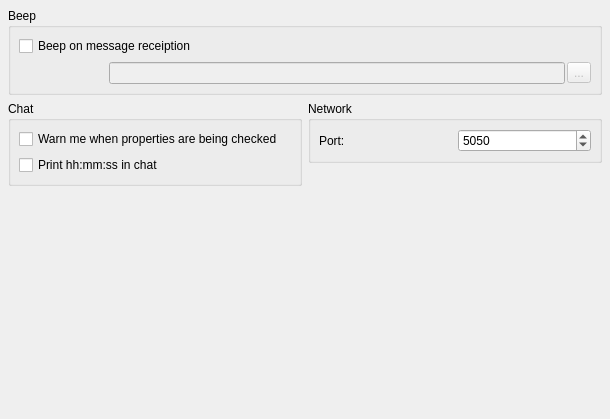
<ui version="4.0" >
 <author></author>
 <comment></comment>
 <exportmacro></exportmacro>
 <class>RzxChatPropUI</class>
 <widget class="QWidget" name="RzxChatPropUI" >
  <property name="geometry" >
   <rect>
    <x>0</x>
    <y>0</y>
    <width>610</width>
    <height>419</height>
   </rect>
  </property>
  <property name="windowTitle" >
   <string>Form</string>
  </property>
  <layout class="QGridLayout" >
   <property name="margin" >
    <number>8</number>
   </property>
   <property name="spacing" >
    <number>6</number>
   </property>
   <item row="0" column="0" colspan="2" >
    <widget class="QGroupBox" name="groupBeep" >
     <property name="title" >
      <string>Beep</string>
     </property>
     <layout class="QGridLayout" >
      <property name="margin" >
       <number>8</number>
      </property>
      <property name="spacing" >
       <number>6</number>
      </property>
      <item row="0" column="0" >
       <widget class="QCheckBox" name="chkBeep" >
        <property name="whatsThis" >
         <string>&lt;h3>Beep on message&lt;/h3>&lt;p>Check this if you want qRezix to play a sound when you receive en message&lt;/p></string>
        </property>
        <property name="text" >
         <string>Beep on message receiption</string>
        </property>
       </widget>
      </item>
      <item row="1" column="0" >
       <layout class="QHBoxLayout" >
        <property name="margin" >
         <number>0</number>
        </property>
        <property name="spacing" >
         <number>2</number>
        </property>
        <item>
         <spacer>
          <property name="orientation" >
           <enum>Qt::Horizontal</enum>
          </property>
          <property name="sizeType" >
           <enum>QSizePolicy::Preferred</enum>
          </property>
          <property name="sizeHint" >
           <size>
            <width>90</width>
            <height>10</height>
           </size>
          </property>
         </spacer>
        </item>
        <item>
         <widget class="QLineEdit" name="beepSound" >
          <property name="enabled" >
           <bool>false</bool>
          </property>
          <property name="whatsThis" >
           <string>&lt;h3>Beep on message&lt;/h3>&lt;p>Select the sound to play when you receive a new message&lt;/p></string>
          </property>
         </widget>
        </item>
        <item>
         <widget class="QToolButton" name="btnBeepBrowse" >
          <property name="enabled" >
           <bool>false</bool>
          </property>
          <property name="text" >
           <string>...</string>
          </property>
          <property name="autoRaise" >
           <bool>false</bool>
          </property>
         </widget>
        </item>
       </layout>
      </item>
     </layout>
    </widget>
   </item>
   <item row="1" column="1" >
    <widget class="QGroupBox" name="groupNetwork" >
     <property name="title" >
      <string>Network</string>
     </property>
     <layout class="QGridLayout" >
      <property name="margin" >
       <number>8</number>
      </property>
      <property name="spacing" >
       <number>6</number>
      </property>
      <item row="0" column="1" >
       <widget class="QSpinBox" name="chat_port" >
        <property name="toolTip" >
         <string>&lt;h3>Peer2peer port&lt;/h3>&lt;p>Define the port of the chat&lt;/p>&lt;p>You shouldn't have to modify this value&lt;/p></string>
        </property>
        <property name="maximum" >
         <number>32768</number>
        </property>
        <property name="value" >
         <number>5050</number>
        </property>
       </widget>
      </item>
      <item row="0" column="0" >
       <widget class="QLabel" name="lblServerport" >
        <property name="text" >
         <string>Port:</string>
        </property>
        <property name="textFormat" >
         <enum>Qt::PlainText</enum>
        </property>
        <property name="buddy" >
         <cstring>chat_port</cstring>
        </property>
       </widget>
      </item>
     </layout>
    </widget>
   </item>
   <item row="3" column="0" >
    <spacer>
     <property name="orientation" >
      <enum>Qt::Vertical</enum>
     </property>
     <property name="sizeHint" >
      <size>
       <width>221</width>
       <height>198</height>
      </size>
     </property>
    </spacer>
   </item>
   <item rowspan="2" row="1" column="0" >
    <widget class="QGroupBox" name="groupChat" >
     <property name="title" >
      <string>Chat</string>
     </property>
     <layout class="QGridLayout" >
      <property name="margin" >
       <number>8</number>
      </property>
      <property name="spacing" >
       <number>6</number>
      </property>
      <item row="1" column="0" >
       <widget class="QCheckBox" name="cbPrintTime" >
        <property name="text" >
         <string>Print hh:mm:ss in chat</string>
        </property>
       </widget>
      </item>
      <item row="0" column="0" >
       <widget class="QCheckBox" name="cbPropertiesWarning" >
        <property name="whatsThis" >
         <string>&lt;h3>warning&lt;/h3>&lt;p>If you check this you will receive an notification each time somebody check you properties&lt;/p>&lt;p>&lt;b>Warning :&lt;/b> in some cases, this option can be used to spam you with notification windows&lt;/p></string>
        </property>
        <property name="text" >
         <string>Warn me when properties are being checked</string>
        </property>
       </widget>
      </item>
     </layout>
    </widget>
   </item>
   <item rowspan="2" row="2" column="1" >
    <spacer>
     <property name="orientation" >
      <enum>Qt::Vertical</enum>
     </property>
     <property name="sizeHint" >
      <size>
       <width>20</width>
       <height>221</height>
      </size>
     </property>
    </spacer>
   </item>
  </layout>
 </widget>
 <pixmapfunction></pixmapfunction>
 <tabstops>
  <tabstop>cbPropertiesWarning</tabstop>
  <tabstop>cbPrintTime</tabstop>
  <tabstop>chkBeep</tabstop>
  <tabstop>beepSound</tabstop>
  <tabstop>btnBeepBrowse</tabstop>
 </tabstops>
 <resources/>
 <connections>
  <connection>
   <sender>chkBeep</sender>
   <signal>toggled(bool)</signal>
   <receiver>beepSound</receiver>
   <slot>setEnabled(bool)</slot>
   <hints>
    <hint type="sourcelabel" >
     <x>150</x>
     <y>61</y>
    </hint>
    <hint type="destinationlabel" >
     <x>339</x>
     <y>93</y>
    </hint>
   </hints>
  </connection>
  <connection>
   <sender>chkBeep</sender>
   <signal>toggled(bool)</signal>
   <receiver>btnBeepBrowse</receiver>
   <slot>setEnabled(bool)</slot>
   <hints>
    <hint type="sourcelabel" >
     <x>317</x>
     <y>61</y>
    </hint>
    <hint type="destinationlabel" >
     <x>588</x>
     <y>94</y>
    </hint>
   </hints>
  </connection>
 </connections>
</ui>
